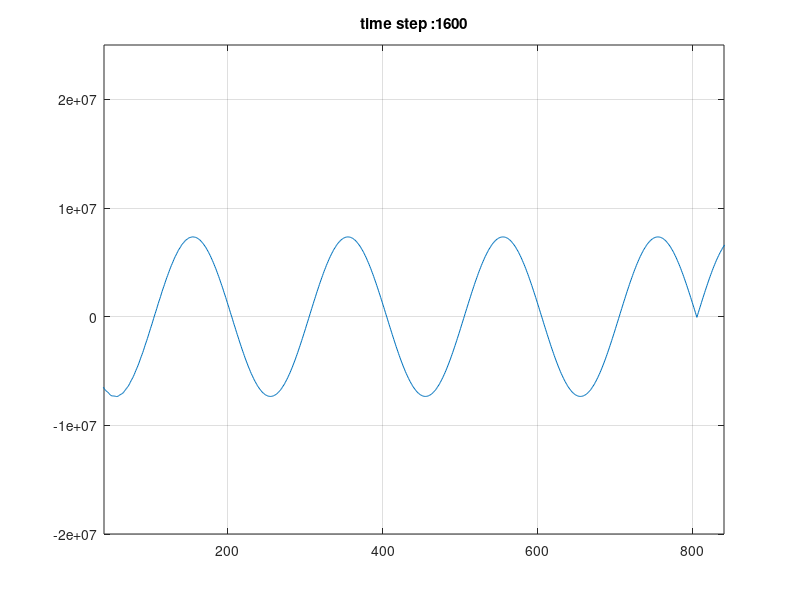

This figure's MATLAB source:
%===================================
%    Shayan Dodge
%    MSc in Physics
% M: +98 935 741 67 63 
% E: dodgeshayan@gmail.com 
% A: Tehran, Iran 
%===================================
% FDTD 1D in free space with CPML 
% Sinusoidal
%===================================

clc
close all;

%% some constants
mu_0 = 1.2566370614359173e-06;   %
eps_0= 8.8541878176203892e-12;   %
C=299792458.0;      % speed of light

%% wave definition
amptidute=100;
frequency=110E9;
T=1/frequency;
lambda=C*T;
t0=4*T;
omega=2*pi*frequency;

%% FDTD variables
if exist('zZoneSize','var')==0
    zZoneSize=4;
else if zZoneSize<0
    zZoneSize=4;
    end
end
if exist('tZoneSize','var')==0
    tZoneSize=4;
else if zZoneSize<0
    tZoneSize=4;
    end
end
domainLength=zZoneSize*lambda;
totalTime=tZoneSize*T;
numberCellsPerWavelength=200;

%% CPML parameters
pmlWidth=40;
pmlOrder=4;
epsR=1;
sigmaMax=1;
kappaMax=15;
alphaMax=0.24;
alphaOrder=1;

%% domain definition
dz=lambda/numberCellsPerWavelength;
dt=dz/2/C;
totalTimeStep=floor(totalTime/dt);
nz=floor(domainLength/dz+2*pmlWidth);
nzp1=nz+1;
nzm1=nz-1;
ksource = nz-pmlWidth-35;
%% FDTD EM field arrarys
Ex=zeros(1,nzp1);
Hy=zeros(1,nz);

%% Coeficient for EM field updating
Cexe=1;
Cexhy=-dt/eps_0/dz;
Chyh=1;
Chyex=-dt/mu_0/dz;

%% CPML arrays
Psi_Ezy_zn=zeros(1,pmlWidth);
Psi_Ezy_zp=zeros(1,pmlWidth);
Psi_Hzx_zn=zeros(1,pmlWidth);
Psi_Hzx_zp=zeros(1,pmlWidth);

%% initial PML update coeficients
sigmaOpt=sigmaMax*(pmlOrder+1)/(sqrt(epsR)*150*pi*dz);
% zn side
rho_e=((pmlWidth:-1:1)-0.75)/pmlWidth;
rho_m=((pmlWidth:-1:1)-0.25)/pmlWidth;
sigma_e=sigmaOpt*abs(rho_e).^pmlOrder;
sigma_m=sigmaOpt*abs(rho_m).^pmlOrder;
kappa_e=1+(kappaMax-1)*abs(rho_e).^pmlOrder;
kappa_m=1+(kappaMax-1)*abs(rho_m).^pmlOrder;
alpha_e=alphaMax*abs(rho_e).^pmlOrder;
alpha_m=alphaMax*abs(rho_m).^pmlOrder;
cpml_b_e_n=exp((-dt/eps_0)...
    *((sigma_e./kappa_e)+alpha_e));
cpml_a_e_n=1/dz*(cpml_b_e_n-1).*sigma_e ...
    ./(kappa_e.*(sigma_e+kappa_e.*alpha_e));
cpml_b_m_n=exp((-dt/eps_0)...
    *((sigma_m./kappa_m)+alpha_m));
cpml_a_m_n=1/dz*(cpml_b_m_n-1).*sigma_m ...
    ./(kappa_m.*(sigma_m+kappa_m.*alpha_m));
b=0;%sigma_e*dt/2/eps_0;
Cexe_zn=(1-b)./(1+b);
CPsi_Ezy_zn=-dt./(1+b)/eps_0;
Cexhy_zn=CPsi_Ezy_zn./kappa_e/dz;
b=0;%sigma_m*dt/2/mu_0;
Chyh_zn=(1-b)./(1+b);
CPsi_Hzx_zn=-dt./(1+b)/mu_0;
Chyex_zn=CPsi_Hzx_zn./kappa_m/dz;
% zp side
rho_e=((1:1:pmlWidth)-0.75)/pmlWidth;
rho_m=((1:1:pmlWidth)-0.25)/pmlWidth;
sigma_e=sigmaOpt*abs(rho_e).^pmlOrder;
sigma_m=sigmaOpt*abs(rho_m).^pmlOrder;
kappa_e=1+(kappaMax-1)*abs(rho_e).^pmlOrder;
kappa_m=1+(kappaMax-1)*abs(rho_m).^pmlOrder;
alpha_e=alphaMax*abs(rho_e).^pmlOrder;
alpha_m=alphaMax*abs(rho_m).^pmlOrder;
cpml_b_e_p=exp((-dt/eps_0)...
    *((sigma_e./kappa_e)+alpha_e));
cpml_a_e_p=1/dz*(cpml_b_e_p-1).*sigma_e ...
    ./(kappa_e.*(sigma_e+kappa_e.*alpha_e));
cpml_b_m_p=exp((-dt/eps_0)...
    *((sigma_m./kappa_m)+alpha_m));
cpml_a_m_p=1/dz*(cpml_b_m_p-1).*sigma_m ...
    ./(kappa_m.*(sigma_m+kappa_m.*alpha_m));
b=0;%sigma_e*dt/2/eps_0;
Cexe_zp=(1-b)./(1+b);
CPsi_Ezy_zp=-dt./(1+b)/eps_0;
Cexhy_zp=CPsi_Ezy_zp./kappa_e/dz;
b=0;%sigma_m*dt/2/mu_0;
Chyh_zp=(1-b)./(1+b);
CPsi_Hzx_zp=-dt./(1+b)/mu_0;
Chyex_zp=CPsi_Hzx_zp./kappa_m/dz;

%% FDTD loop

% some constants
%====== Gaussian Source ===========
% dtDivEps0DivDz=dt/eps_0/dz;
% muSource=dtDivEps0DivDz*amptidute * -2.0 /T/T;
%====== Sine Source ===========
dtDivEps0DivDz=dt/eps_0/dz;
muSource=dtDivEps0DivDz*amptidute * 2.0*pi*omega;

% initial plot
figure;
h=plot(Ex);
set(gca,'ylim',[-2 2.5]*1e7);
set(gca,'xlim',[pmlWidth (nz-pmlWidth)]);
grid on;

% point to test performace of CPML
ic=ksource+30;
cEx=zeros(1,totalTimeStep);

% fdtd loop
for n=1:totalTimeStep
    %============================
    %update Hy
    %============================
    Psi_Hzx_zn=cpml_b_m_n.*Psi_Hzx_zn+cpml_a_m_n.*(Ex(2:pmlWidth+1)-Ex(1:pmlWidth));
    Psi_Hzx_zp=cpml_b_m_p.*Psi_Hzx_zp+cpml_a_m_p.*(Ex(nzp1-pmlWidth+1:nzp1)-Ex(nzp1-pmlWidth:nz));
    if sum(isnan(Psi_Hzx_zp))>0
        display('nan found');
    end
    Hy(1:pmlWidth)=Chyh_zn.*Hy(1:pmlWidth)+Chyex_zn.*(Ex(2:pmlWidth+1)-Ex(1:pmlWidth))+CPsi_Hzx_zn.*Psi_Hzx_zn;
    if sum(isnan(Hy))>0
        display('nan found');
    end
    Hy(nz-pmlWidth+1:nz)=Chyh_zp.*Hy(nz-pmlWidth+1:nz)+Chyex_zp.*(Ex(nzp1-pmlWidth+1:nzp1)-Ex(nzp1-pmlWidth:nz))+CPsi_Hzx_zp.*Psi_Hzx_zp;
    if sum(isnan(Hy))>0
        display('nan found');
    end
    % non pml region
    Hy(pmlWidth+1:nz-pmlWidth)=Chyh* Hy(pmlWidth+1:nz-pmlWidth)+Chyex*( Ex(pmlWidth+2:nzp1-pmlWidth)-Ex(pmlWidth+1:nz-pmlWidth)); 
    
    %===========================
    % update Ex
    %===========================
    Psi_Ezy_zn=cpml_b_e_n.*Psi_Ezy_zn+cpml_a_e_n.*(Hy(2:pmlWidth+1)-Hy(1:pmlWidth));
    Psi_Ezy_zp=cpml_b_e_p.*Psi_Ezy_zp+cpml_a_e_p.*(Hy(nzp1-pmlWidth:nz)-Hy(nz-pmlWidth:nzm1));
    if sum(isnan(Psi_Ezy_zp))>0
        display('nan found');
    end
    Ex(2:pmlWidth+1)=Cexe_zn.*Ex(2:pmlWidth+1)+Cexhy_zn.*(Hy(2:pmlWidth+1)-Hy(1:pmlWidth))+CPsi_Ezy_zn.*Psi_Ezy_zn;
    
    if sum(isnan(Ex))>0
        display('nan found');
    end
    Ex(nzp1-pmlWidth:nz)=Cexe_zp.*Ex(nzp1-pmlWidth:nz)+Cexhy_zp.*(Hy(nzp1-pmlWidth:nz)-Hy(nz-pmlWidth:nzm1))+CPsi_Ezy_zp.*Psi_Ezy_zp;
    if sum(isnan(Ex))>0
        display('nan found');
    end
    % non pml region
    Ex(pmlWidth+2:nz-pmlWidth)=Cexe* Ex(pmlWidth+2:nz-pmlWidth)+Cexhy*( Hy(pmlWidth+2:nz-pmlWidth)-Hy(pmlWidth+1:nzm1-pmlWidth)); 
    
    %==========================
    % update source
    %==========================
%     Ex(ksource)=Ex(ksource)+muSource *(n * dt - t0)...
%                     * exp(-(((n * dt - t0) / T).^2)); % Differentiated Gaussian pulse
     Ex(ksource)=Ex(ksource)-amptidute *sin((n * dt - t0) * omega)/dz; % Sine source
                
    %==========================
    % update figure
    %==========================
    if mod(n,30)==0||n==totalTimeStep
        set(h,'YData',Ex);
        title(gca,strcat('time step :' ,int2str(n)));
        pause(0.2);
    end
    
    %=========================
    % sample watched field
    %=========================
    cEx(n)=Ex(ic);    
end
